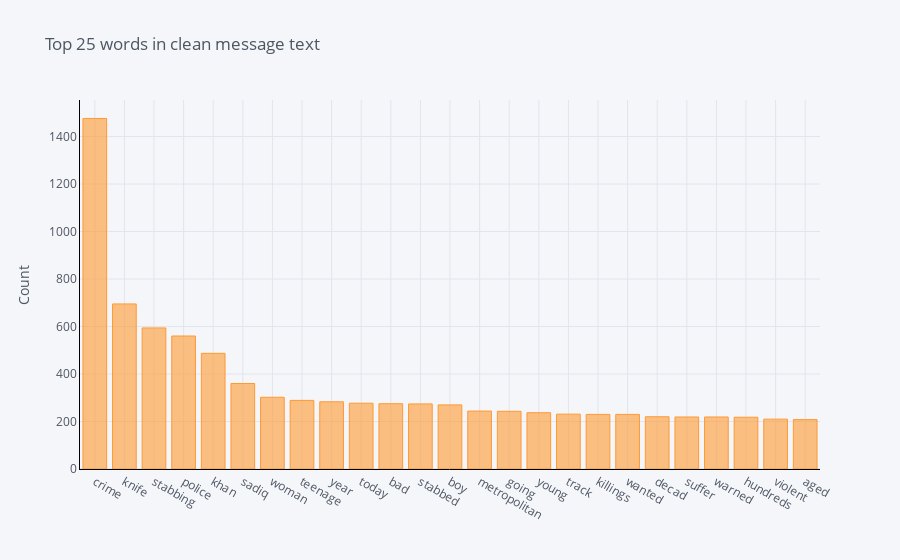
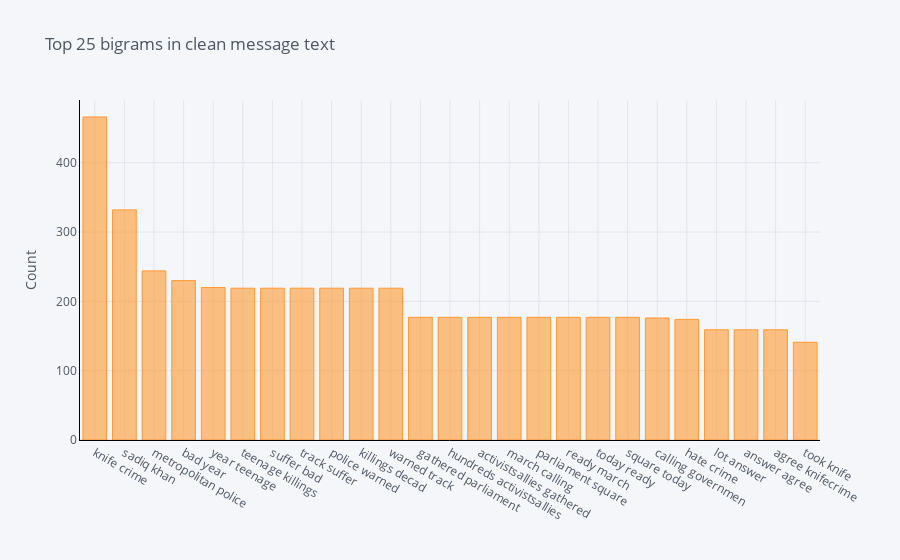
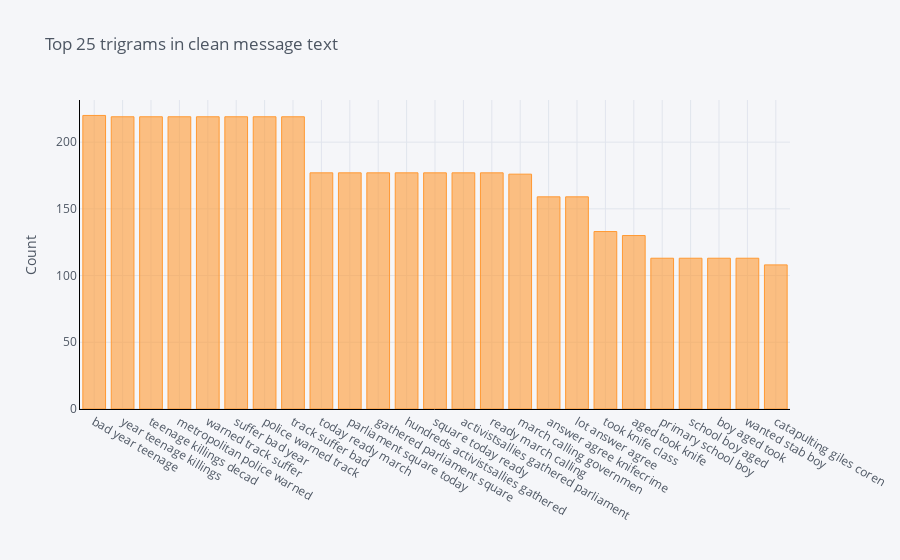

Notebook code for these charts, in order:
### Code cell
plot_ngrams(all_tweet_cleaned, 'Clean_MessageText')

### Figure 1 — Plotly figure (JSON) as saved in the notebook; plotly's stock layout.template omitted (floating-point values rounded to 4 significant figures)
{"data": [{"marker": {"color": "rgba(255, 153, 51, 0.6)", "line": {"color": "rgba(255, 153, 51, 1.0)", "width": 1}}, "name": "count", "orientation": "v", "text": "", "type": "bar", "x": ["crime", "knife", "stabbing", "police", "khan", "sadiq", "woman", "teenage", "year", "today", "bad", "stabbed", "boy", "metropolitan", "going", "young", "track", "killings", "wanted", "decad", "suffer", "warned", "hundreds", "violent", "aged"], "y": [1476, 695, 594, 560, 487, 360, 302, 289, 283, 277, 275, 274, 270, 244, 243, 237, 231, 230, 230, 220, 219, 219, 218, 210, 208]}], "layout": {"legend": {"bgcolor": "#F5F6F9", "font": {"color": "#4D5663"}}, "paper_bgcolor": "#F5F6F9", "plot_bgcolor": "#F5F6F9", "title": {"font": {"color": "#4D5663"}, "text": "Top 25 words in clean message text"}, "xaxis": {"gridcolor": "#E1E5ED", "linecolor": "black", "showgrid": true, "tickfont": {"color": "#4D5663"}, "title": {"font": {"color": "#4D5663"}, "text": ""}, "zerolinecolor": "#E1E5ED"}, "yaxis": {"gridcolor": "#E1E5ED", "linecolor": "black", "showgrid": true, "tickfont": {"color": "#4D5663"}, "title": {"font": {"color": "#4D5663"}, "text": "Count"}, "zerolinecolor": "#E1E5ED"}}}

### Figure 2 — Plotly figure (JSON) as saved in the notebook; plotly's stock layout.template omitted (floating-point values rounded to 4 significant figures)
{"data": [{"marker": {"color": "rgba(255, 153, 51, 0.6)", "line": {"color": "rgba(255, 153, 51, 1.0)", "width": 1}}, "name": "count", "orientation": "v", "text": "", "type": "bar", "x": ["knife crime", "sadiq khan", "metropolitan police", "bad year", "year teenage", "teenage killings", "suffer bad", "track suffer", "police warned", "killings decad", "warned track", "gathered parliament", "hundreds activistsallies", "activistsallies gathered", "march calling", "parliament square", "ready march", "today ready", "square today", "calling governmen", "hate crime", "lot answer", "answer agree", "agree knifecrime", "took knife"], "y": [466, 332, 244, 230, 220, 219, 219, 219, 219, 219, 219, 177, 177, 177, 177, 177, 177, 177, 177, 176, 174, 159, 159, 159, 141]}], "layout": {"legend": {"bgcolor": "#F5F6F9", "font": {"color": "#4D5663"}}, "paper_bgcolor": "#F5F6F9", "plot_bgcolor": "#F5F6F9", "title": {"font": {"color": "#4D5663"}, "text": "Top 25 bigrams in clean message text"}, "xaxis": {"gridcolor": "#E1E5ED", "linecolor": "black", "showgrid": true, "tickfont": {"color": "#4D5663"}, "title": {"font": {"color": "#4D5663"}, "text": ""}, "zerolinecolor": "#E1E5ED"}, "yaxis": {"gridcolor": "#E1E5ED", "linecolor": "black", "showgrid": true, "tickfont": {"color": "#4D5663"}, "title": {"font": {"color": "#4D5663"}, "text": "Count"}, "zerolinecolor": "#E1E5ED"}}}

### Figure 3 — Plotly figure (JSON) as saved in the notebook; plotly's stock layout.template omitted (floating-point values rounded to 4 significant figures)
{"data": [{"marker": {"color": "rgba(255, 153, 51, 0.6)", "line": {"color": "rgba(255, 153, 51, 1.0)", "width": 1}}, "name": "count", "orientation": "v", "text": "", "type": "bar", "x": ["bad year teenage", "year teenage killings", "teenage killings decad", "metropolitan police warned", "warned track suffer", "suffer bad year", "police warned track", "track suffer bad", "today ready march", "parliament square today", "gathered parliament square", "hundreds activistsallies gathered", "square today ready", "activistsallies gathered parliament", "ready march calling", "march calling governmen", "answer agree knifecrime", "lot answer agree", "took knife class", "aged took knife", "primary school boy", "school boy aged", "boy aged took", "wanted stab boy", "catapulting giles coren"], "y": [220, 219, 219, 219, 219, 219, 219, 219, 177, 177, 177, 177, 177, 177, 177, 176, 159, 159, 133, 130, 113, 113, 113, 113, 108]}], "layout": {"legend": {"bgcolor": "#F5F6F9", "font": {"color": "#4D5663"}}, "paper_bgcolor": "#F5F6F9", "plot_bgcolor": "#F5F6F9", "title": {"font": {"color": "#4D5663"}, "text": "Top 25 trigrams in clean message text"}, "xaxis": {"gridcolor": "#E1E5ED", "linecolor": "black", "showgrid": true, "tickfont": {"color": "#4D5663"}, "title": {"font": {"color": "#4D5663"}, "text": ""}, "zerolinecolor": "#E1E5ED"}, "yaxis": {"gridcolor": "#E1E5ED", "linecolor": "black", "showgrid": true, "tickfont": {"color": "#4D5663"}, "title": {"font": {"color": "#4D5663"}, "text": "Count"}, "zerolinecolor": "#E1E5ED"}}}
